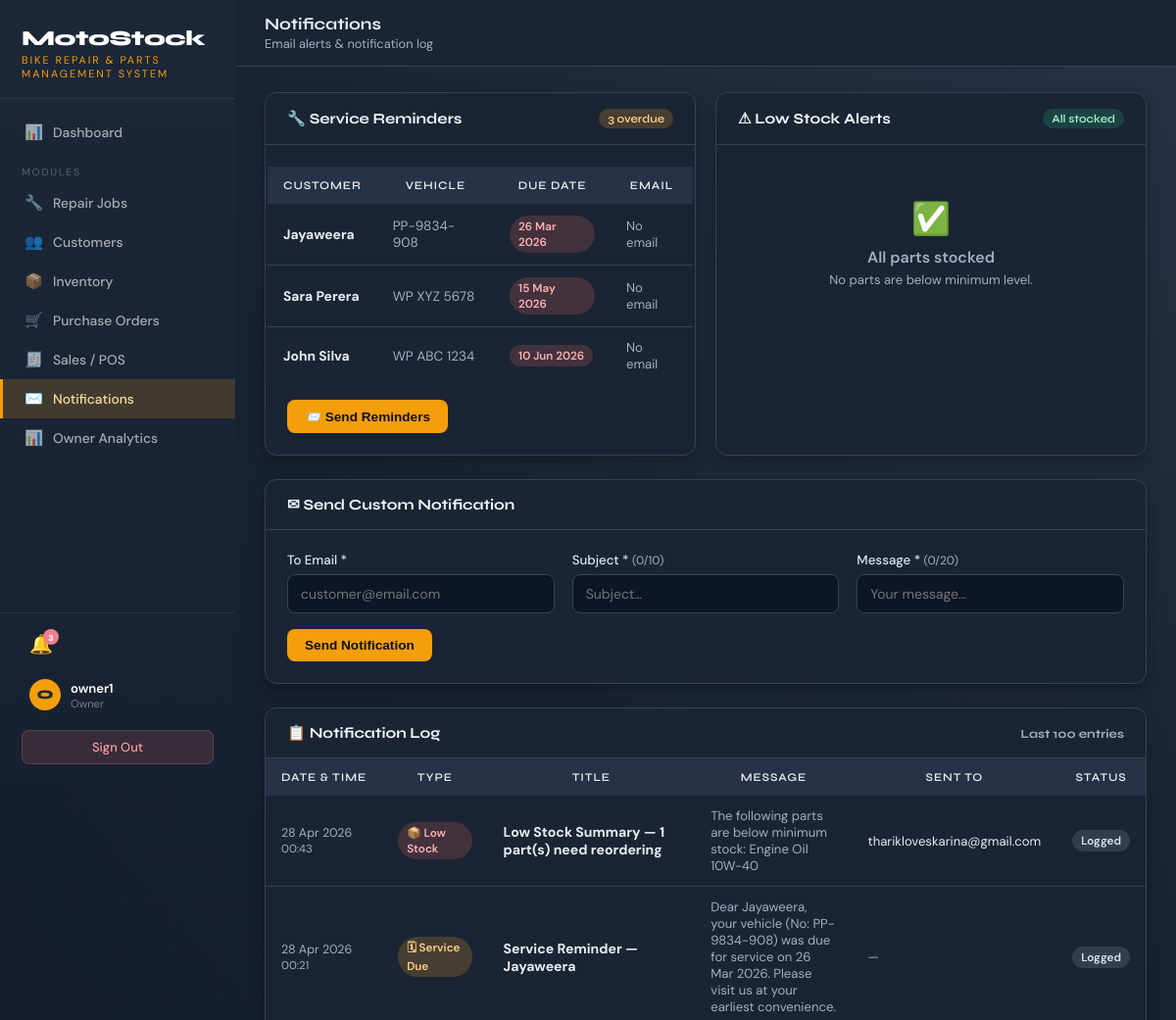
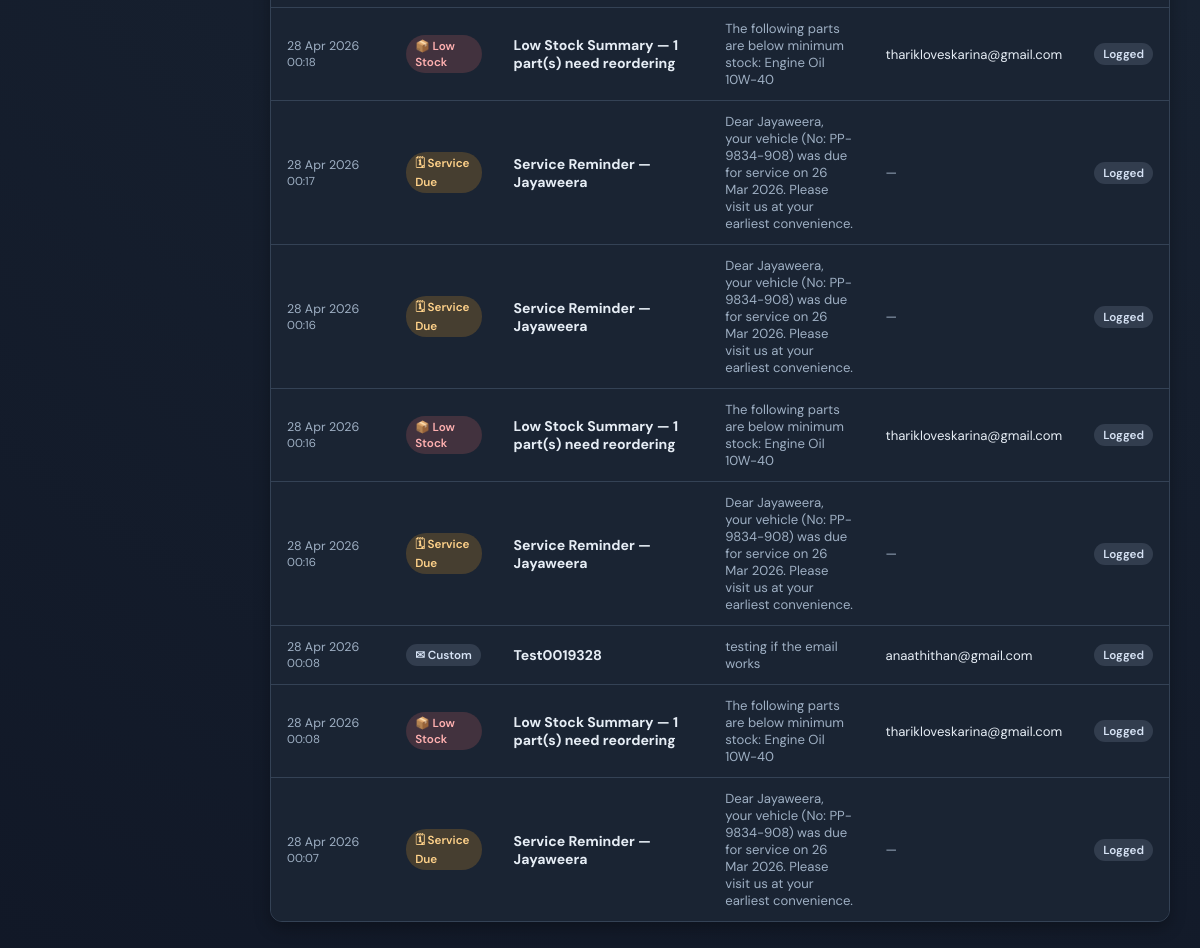
The page /pages/notifications.php (signed in) on the database as committed earlier (2 pictures, top to bottom).
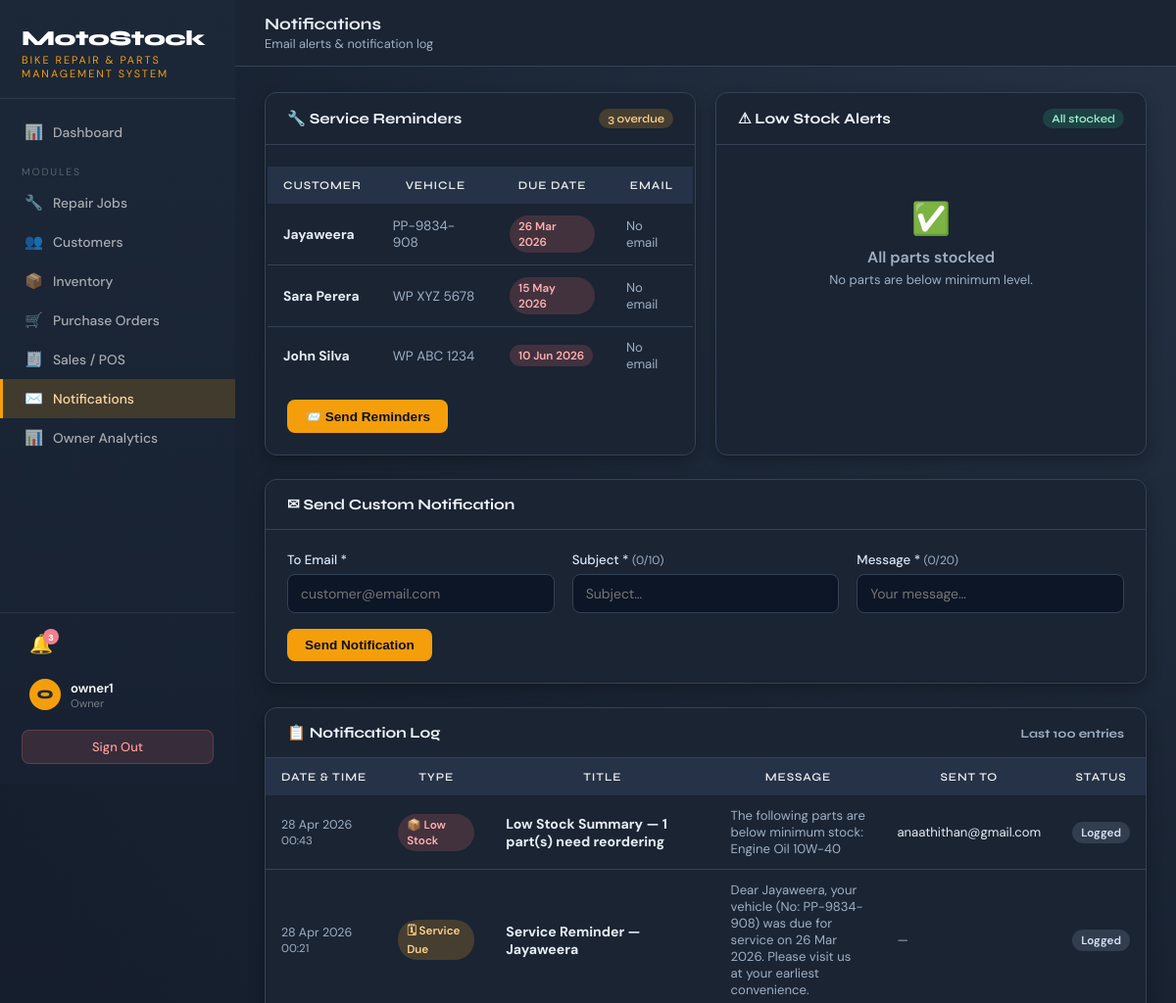
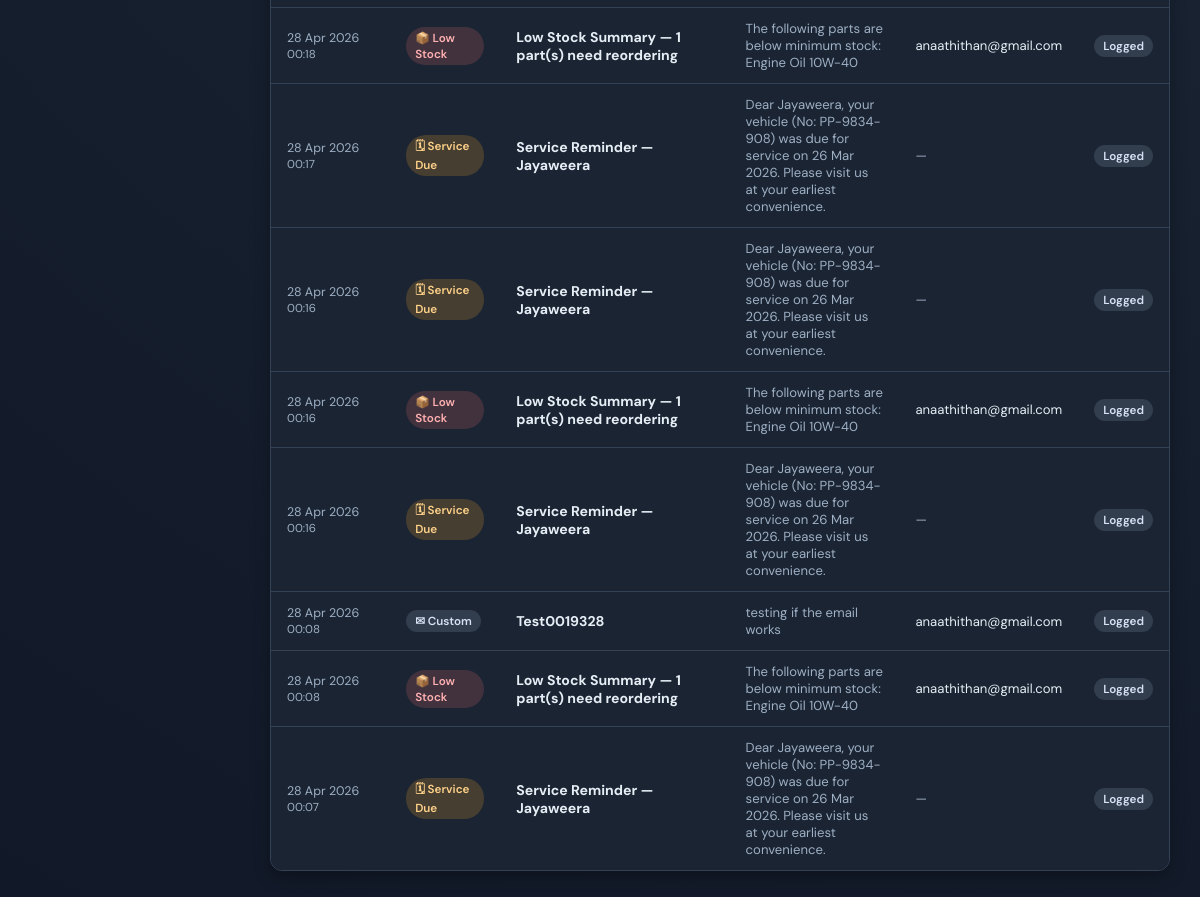
The same page on the database as committed later (2 pictures, top to bottom).
### tables this page shows
CREATE TABLE IF NOT EXISTS `customer` (
  `customerID` int NOT NULL AUTO_INCREMENT,
  `name` varchar(100) NOT NULL,
  `phone` varchar(20) DEFAULT NULL,
  `vehicleNo` varchar(20) DEFAULT NULL,
  `lastServiceDate` date DEFAULT NULL,
  `nextServiceDue` date DEFAULT NULL,
  `created_at` datetime DEFAULT CURRENT_TIMESTAMP,
  PRIMARY KEY (`customerID`)
);

CREATE TABLE IF NOT EXISTS `notification` (
  `notificationID` int NOT NULL AUTO_INCREMENT,
  `type` varchar(40) NOT NULL,
  `title` varchar(255) NOT NULL,
  `message` text NOT NULL,
  `toEmail` varchar(255) DEFAULT NULL,
  `emailSent` tinyint(1) NOT NULL DEFAULT '0',
  `sentAt` datetime NOT NULL DEFAULT CURRENT_TIMESTAMP,
  PRIMARY KEY (`notificationID`),
  KEY `idx_sentAt` (`sentAt`)
);

### includes/notify_events.php (called while the page is built, shortened)
<?php
function ms_notification_table_exists(mysqli $conn): bool {
    $res = $conn->query("SHOW TABLES LIKE 'notification'");
    $exists = ($res && $res->num_rows > 0);
    return $exists;
}

### pages/notifications.php (the view, shortened to what this page needs)
<?php
require_once '../includes/config.php';
require_once '../includes/notify_events.php';
$currentPage = 'notifications';
$base = '../';
$hasNotificationTable = ms_notification_table_exists($conn);
$hasCustomerEmailCol = false;
$logs = $hasNotificationTable ? $conn->query("SELECT * FROM notification ORDER BY sentAt DESC LIMIT 100") : false;
$today = date('Y-m-d');
$overdueSelectEmail = $hasCustomerEmailCol ? "email" : "NULL AS email";
$overdueRes = $conn->query(
    "SELECT name, vehicleNo, {$overdueSelectEmail}, nextServiceDue FROM customer
     WHERE nextServiceDue IS NOT NULL AND nextServiceDue <= '$today'
     ORDER BY nextServiceDue ASC"
);
$overdueCustomers = [];
if ($overdueRes) { while ($r = $overdueRes->fetch_assoc()) $overdueCustomers[] = $r; }
$lowStockParts = [];
?>
<!DOCTYPE html>
<html lang="en">
<head>
  <link rel="stylesheet" href="../assets/css/styles.css">
</head>
<body>
<?php require_once '../includes/sidebar.php'; ?>
<div class="main-wrap">
  <div class="topbar">
    <div>
      <div class="topbar-title">Notifications</div>
      <div class="topbar-breadcrumb">Email alerts &amp; notification log</div>
    </div>
  </div>
  <div class="main-content">
    <div class="grid-2 mb-3">
      <div class="card">
        <div class="card-header" style="display:flex;align-items:center;justify-content:space-between;">
          <span>🔧 Service Reminders</span>
          <?php if (count($overdueCustomers) > 0): ?>
            <span class="badge badge-warning"><?= count($overdueCustomers) ?> overdue</span>
          <?php else: ?>
            <span class="badge badge-success">All clear</span>
          <?php endif; ?>
        </div>
        <div class="card-body">
          <?php if (count($overdueCustomers) > 0): ?>
            <div class="table-wrap" style="border:none;box-shadow:none;border-radius:0;margin:0 -20px;">
              <table class="table" style="margin:0;">
                <thead>
                  <tr>
                    <th>Customer</th>
                    <th>Vehicle</th>
                    <th>Due Date</th>
                    <th>Email</th>
                  </tr>
                </thead>
                <tbody>
                <?php foreach ($overdueCustomers as $c): ?>
                  <tr>
                    <td><strong><?= htmlspecialchars($c['name']) ?></strong></td>
                    <td style="color:var(--muted);font-size:.85rem;"><?= htmlspecialchars($c['vehicleNo']) ?></td>
                    <td><span class="badge badge-danger"><?= date('d M Y', strtotime($c['nextServiceDue'])) ?></span></td>
                    <td style="font-size:.82rem;">
                      <?php if ($c['email']): ?>
                        <span style="color:#2dd5a0;">✓ <?= htmlspecialchars($c['email']) ?></span>
                      <?php else: ?>
                        <span style="color:var(--muted);">No email</span>
                      <?php endif; ?>
                    </td>
                  </tr>
                <?php endforeach; ?>
                </tbody>
              </table>
            </div>
            <div style="padding-top:16px;">
              <form method="post">
                <button class="btn btn-amber" type="submit">📨 Send Reminders</button>
              </form>
            </div>
          <?php endif; ?>
        </div>
      </div>
      <div class="card">
        <div class="card-header" style="display:flex;align-items:center;justify-content:space-between;">
          <span>⚠ Low Stock Alerts</span>
          <?php if (count($lowStockParts) > 0): ?>
            <span class="badge badge-danger"><?= count($lowStockParts) ?> low</span>
          <?php else: ?>
            <span class="badge badge-success">All stocked</span>
          <?php endif; ?>
        </div>
        <div class="card-body">
          <?php if (count($lowStockParts) > 0): ?>
            <div class="table-wrap" style="border:none;box-shadow:none;border-radius:0;margin:0 -20px;">
              <table class="table" style="margin:0;">
                <thead>
                  <tr>
                    <th>Part Name</th>
                    <th style="text-align:center;">Current</th>
                    <th style="text-align:center;">Minimum</th>
                  </tr>
                </thead>
                <tbody>
                <?php foreach ($lowStockParts as $p): ?>
                  <tr>
                    <td><strong><?= htmlspecialchars($p['partName']) ?></strong></td>
                    <td style="text-align:center;"><span class="badge badge-danger"><?= (int)$p['currentQuantity'] ?></span></td>
                    <td style="text-align:center;color:var(--muted);"><?= (int)$p['minQuantity'] ?></td>
                  </tr>
                <?php endforeach; ?>
                </tbody>
              </table>
            </div>
            <div style="padding-top:16px;">
              <form method="post">
                <input type="hidden" name="action" value="send_low_stock">
                <button class="btn btn-amber" type="submit">📨 Email Report to Owner</button>
              </form>
              <p style="font-size:.78rem;color:var(--muted);margin-top:8px;">
                📬 Sending to: <strong><?= htmlspecialchars(defined('OWNER_EMAIL') ? OWNER_EMAIL : 'Not configured') ?></strong>
              </p>
            </div>
          <?php else: ?>
            <div style="text-align:center;padding:32px 0;color:var(--muted);">
              <div style="font-size:2rem;margin-bottom:8px;">✅</div>
              <div style="font-weight:600;">All parts stocked</div>
              <div style="font-size:.82rem;margin-top:4px;">No parts are below minimum level.</div>
            </div>
          <?php endif; ?>
        </div>
      </div>
    </div>
    <div class="card mb-3">
      <div class="card-header">✉ Send Custom Notification</div>
      <div class="card-body">
        <form method="post" id="customForm" novalidate>
          <div class="form-grid-3">
            <div class="form-group" style="margin-bottom:0;">
              <label class="form-label">To Email <span style="color:var(--danger)">*</span></label>
              <input type="email" id="customEmail" name="to_email" class="form-control" placeholder="customer@email.com">
            </div>
            <div class="form-group" style="margin-bottom:0;">
              <label class="form-label">Subject <span style="color:var(--danger)">*</span> <span id="subjectCount" style="color:var(--muted);font-size:.75rem;font-weight:400;">(0/10)</span></label>
              <input type="text" id="customSubject" name="subject" class="form-control" placeholder="Subject…" maxlength="100">
            </div>
            <div class="form-group" style="margin-bottom:0;">
              <label class="form-label">Message <span style="color:var(--danger)">*</span> <span id="messageCount" style="color:var(--muted);font-size:.75rem;font-weight:400;">(0/20)</span></label>
              <input type="text" id="customMessage" name="message" class="form-control" placeholder="Your message…" maxlength="500">
            </div>
          </div>
          <div style="margin-top:16px;">
            <button class="btn btn-amber" type="submit">Send Notification</button>
          </div>
        </form>
      </div>
    </div>
    <div class="card">
      <div class="card-header" style="display:flex;align-items:center;justify-content:space-between;">
        <span>📋 Notification Log</span>
        <span style="font-size:.78rem;color:var(--muted);">Last 100 entries</span>
      </div>
      <div class="table-wrap" style="border:none;box-shadow:none;border-radius:0;">
        <table class="table">
          <thead>
            <tr>
              <th>Date &amp; Time</th>
              <th>Type</th>
              <th>Title</th>
              <th>Message</th>
              <th>Sent To</th>
              <th>Status</th>
            </tr>
          </thead>
          <tbody>
          <?php if ($logs && $logs->num_rows > 0): while ($n = $logs->fetch_assoc()):
            $typeBadge = 'badge-dark';
            if ($n['type'] === 'low_stock') {
              $typeBadge = 'badge-danger';
            } elseif ($n['type'] === 'repair_finished') {
              $typeBadge = 'badge-success';
            } elseif ($n['type'] === 'sale') {
              $typeBadge = 'badge-info';
            } elseif ($n['type'] === 'service_due') {
              $typeBadge = 'badge-warning';
            }
            $typeLabel = $n['type'];
            if ($n['type'] === 'low_stock') {
              $typeLabel = '📦 Low Stock';
            } elseif ($n['type'] === 'repair_finished') {
              $typeLabel = '🔧 Repair Done';
            } elseif ($n['type'] === 'sale') {
              $typeLabel = '🛒 Sale';
            } elseif ($n['type'] === 'service_due') {
              $typeLabel = '🗓 Service Due';
            } elseif ($n['type'] === 'custom') {
              $typeLabel = '✉ Custom';
            }
          ?>
          <tr>
            <td style="white-space:nowrap;font-size:.78rem;color:var(--muted);">
              <?= date('d M Y', strtotime($n['sentAt'])) ?><br>
              <span style="font-size:.72rem;"><?= date('H:i', strtotime($n['sentAt'])) ?></span>
            </td>
            <td><span class="badge <?= $typeBadge ?>"><?= $typeLabel ?></span></td>
            <td><strong style="font-size:.88rem;"><?= htmlspecialchars($n['title']) ?></strong></td>
            <td style="font-size:.82rem;color:var(--muted);max-width:240px;"><?= htmlspecialchars($n['message']) ?></td>
            <td style="font-size:.82rem;"><?= $n['toEmail'] ? htmlspecialchars($n['toEmail']) : '<span style="color:var(--muted)">—</span>' ?></td>
            <td>
              <?php if ($n['emailSent']): ?>
                <span class="badge badge-success">✓ Sent</span>
              <?php else: ?>
                <span class="badge badge-dark">Logged</span>
              <?php endif; ?>
            </td>
          </tr>
          <?php endwhile; else: ?>
          <tr>
            <td colspan="6" style="text-align:center;color:var(--muted);padding:32px;">No notifications logged yet.</td>
          </tr>
          <?php endif; ?>
          </tbody>
        </table>
      </div>
    </div>
  </div>
</div>
</body>
</html>

### includes/sidebar.php (shortened to what this page needs)
<?php
$pages = [
    'dashboard' => ['label' => 'Dashboard',       'icon' => '📊', 'href' => $base . 'pages/dashboard.php'],
];
$modules = [
    'repair'    => ['label' => 'Repair Jobs',      'icon' => '🔧', 'href' => $base . 'pages/repair/list.php', 'roles' => ['Owner', 'Cashier', 'Employee']],
    'customer'  => ['label' => 'Customers',        'icon' => '👥', 'href' => $base . 'pages/customer/list.php', 'roles' => ['Owner', 'Cashier', 'Employee']],
    'inventory' => ['label' => 'Inventory',        'icon' => '📦', 'href' => $base . 'pages/inventory/list.php', 'roles' => ['Owner', 'Cashier', 'Employee']],
    'purchase'  => ['label' => 'Purchase Orders',  'icon' => '🛒', 'href' => $base . 'pages/purchase/list.php', 'roles' => ['Owner', 'Cashier']],
    'sale'      => ['label' => 'Sales / POS',      'icon' => '🧾', 'href' => $base . 'pages/sale/sales_list.php', 'roles' => ['Owner', 'Cashier']],
    'notifications' => ['label' => 'Notifications',   'icon' => '✉️', 'href' => $base . 'pages/notifications.php', 'roles' => ['Owner', 'Cashier']],
    'analytics'     => ['label' => 'Owner Analytics', 'icon' => '📊', 'href' => $base . 'pages/reports/analytics.php', 'roles' => ['Owner']],
];
$initials = strtoupper(substr($_SESSION['username'] ?? 'U', 0, 1));
$username = $_SESSION['username'] ?? '';
$role     = $_SESSION['role'] ?? '';
$notifications = [];
$today = date('Y-m-d');
$dueRes = $conn->query("SELECT name, vehicleNo, nextServiceDue FROM Customer WHERE nextServiceDue IS NOT NULL AND nextServiceDue < '$today' ORDER BY nextServiceDue ASC LIMIT 10");
if ($dueRes) {
    while ($dr = $dueRes->fetch_assoc()) {
        $notifications[] = [
            'icon' => '🔧',
            'title' => 'Service Due: ' . htmlspecialchars($dr['name']),
            'sub'   => htmlspecialchars($dr['vehicleNo']) . ' — due ' . date('d M Y', strtotime($dr['nextServiceDue'])),
            'type'  => 'warning',
            'link'  => $base . 'pages/customer/list.php',
        ];
    }
}
$notifCount = count($notifications);
?>
<aside class="sidebar">
  <div class="sidebar-brand">
    <span class="logo-text">MotoStock</span>
    <span class="logo-sub">Bike Repair &amp; Parts Management System</span>
  </div>
  <ul class="sidebar-nav">
    <?php foreach ($pages as $key => $p): ?>
    <li>
      <a href="<?= $p['href'] ?>" class="<?= ($currentPage === $key) ? 'active' : '' ?>">
        <span class="nav-icon"><?= $p['icon'] ?></span><?= $p['label'] ?>
      </a>
    </li>
    <?php endforeach; ?>
    <li><div class="nav-section">Modules</div></li>
    <?php foreach ($modules as $key => $p): ?>
      <?php if (in_array($role, $p['roles'])): ?>
      <li>
        <a href="<?= $p['href'] ?>" class="<?= ($currentPage === $key) ? 'active' : '' ?>">
          <span class="nav-icon"><?= $p['icon'] ?></span><?= $p['label'] ?>
        </a>
      </li>
      <?php endif; ?>
    <?php endforeach; ?>
  </ul>
  <div class="sidebar-footer">
    <div class="notif-bell-wrap" style="margin-bottom:10px;">
      <button class="notif-bell" id="notifBell" onclick="toggleNotif(event)" title="Notifications">
        🔔
        <?php if ($notifCount > 0): ?>
        <span class="notif-badge"><?= $notifCount > 9 ? '9+' : $notifCount ?></span>
        <?php endif; ?>
      </button>
    </div>
    <a href="<?= $base ?>pages/user.php" class="sidebar-user-link">
      <div class="sidebar-user <?= ($currentPage === 'user') ? 'active' : '' ?>">
      <div class="sidebar-avatar"><?= $initials ?></div>
      <div class="sidebar-user-info">
        <div class="s-name"><?= htmlspecialchars($username) ?></div>
        <div class="s-role"><?= htmlspecialchars($role) ?></div>
      </div>
      </div>
    </a>
    <a href="<?= $base ?>logout.php" class="btn-logout">Sign Out</a>
  </div>
</aside>

Rows that differ between the two databases and show on the page:
changed notification (number 1 of 10 on the later page): toEmail "tharikloveskarina@gmail.com" → "anaathithan@gmail.com"
changed notification (number 3 of 10 on the later page): toEmail "tharikloveskarina@gmail.com" → "anaathithan@gmail.com"
changed notification (number 6 of 10 on the later page): toEmail "tharikloveskarina@gmail.com" → "anaathithan@gmail.com"
changed notification (number 9 of 10 on the later page): toEmail "tharikloveskarina@gmail.com" → "anaathithan@gmail.com"
